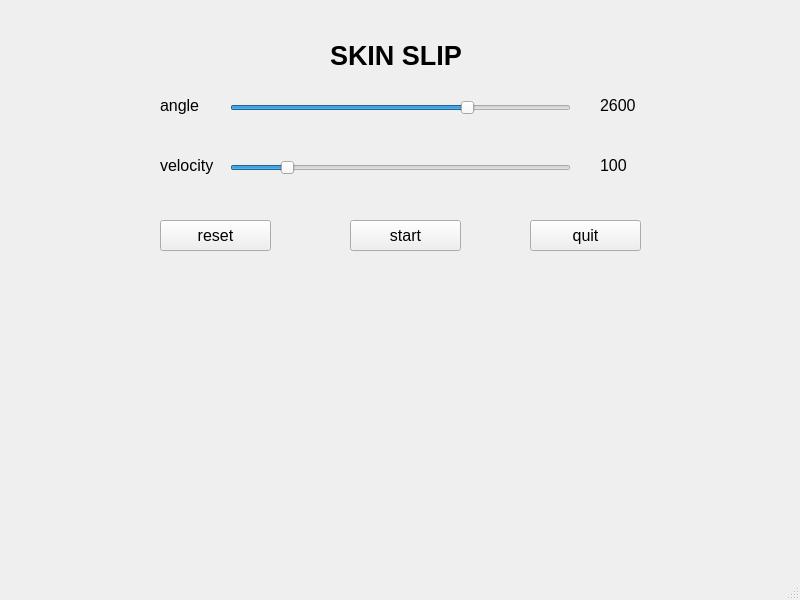
<?xml version="1.0" encoding="UTF-8"?>
<ui version="4.0">
 <class>SecondLayoutSkinSlipWindow</class>
 <widget class="QMainWindow" name="SecondLayoutSkinSlipWindow">
  <property name="geometry">
   <rect>
    <x>0</x>
    <y>0</y>
    <width>800</width>
    <height>600</height>
   </rect>
  </property>
  <property name="windowTitle">
   <string>MainWindow</string>
  </property>
  <widget class="QWidget" name="centralwidget">
   <widget class="QLabel" name="titleLabel">
    <property name="geometry">
     <rect>
      <x>330</x>
      <y>40</y>
      <width>141</width>
      <height>31</height>
     </rect>
    </property>
    <property name="font">
     <font>
      <family>Tahoma</family>
      <pointsize>20</pointsize>
      <weight>75</weight>
      <bold>true</bold>
     </font>
    </property>
    <property name="text">
     <string>SKIN SLIP</string>
    </property>
   </widget>
   <widget class="QLabel" name="angleLabel">
    <property name="geometry">
     <rect>
      <x>160</x>
      <y>90</y>
      <width>41</width>
      <height>31</height>
     </rect>
    </property>
    <property name="font">
     <font>
      <family>Tahoma</family>
      <pointsize>12</pointsize>
     </font>
    </property>
    <property name="text">
     <string>angle</string>
    </property>
   </widget>
   <widget class="QSlider" name="angleSlider">
    <property name="geometry">
     <rect>
      <x>230</x>
      <y>100</y>
      <width>341</width>
      <height>16</height>
     </rect>
    </property>
    <property name="minimum">
     <number>2194</number>
    </property>
    <property name="maximum">
     <number>2770</number>
    </property>
    <property name="value">
     <number>2600</number>
    </property>
    <property name="orientation">
     <enum>Qt::Horizontal</enum>
    </property>
   </widget>
   <widget class="QLabel" name="angleVal">
    <property name="geometry">
     <rect>
      <x>600</x>
      <y>90</y>
      <width>41</width>
      <height>31</height>
     </rect>
    </property>
    <property name="font">
     <font>
      <family>Tahoma</family>
      <pointsize>12</pointsize>
     </font>
    </property>
    <property name="text">
     <string>2600</string>
    </property>
   </widget>
   <widget class="QLabel" name="velocityLabel">
    <property name="geometry">
     <rect>
      <x>160</x>
      <y>150</y>
      <width>61</width>
      <height>31</height>
     </rect>
    </property>
    <property name="font">
     <font>
      <family>Tahoma</family>
      <pointsize>12</pointsize>
     </font>
    </property>
    <property name="text">
     <string>velocity</string>
    </property>
   </widget>
   <widget class="QSlider" name="velocitySlider">
    <property name="geometry">
     <rect>
      <x>230</x>
      <y>160</y>
      <width>341</width>
      <height>16</height>
     </rect>
    </property>
    <property name="minimum">
     <number>10</number>
    </property>
    <property name="maximum">
     <number>600</number>
    </property>
    <property name="value">
     <number>100</number>
    </property>
    <property name="orientation">
     <enum>Qt::Horizontal</enum>
    </property>
   </widget>
   <widget class="QLabel" name="velocityVal">
    <property name="geometry">
     <rect>
      <x>600</x>
      <y>150</y>
      <width>41</width>
      <height>31</height>
     </rect>
    </property>
    <property name="font">
     <font>
      <family>Tahoma</family>
      <pointsize>12</pointsize>
     </font>
    </property>
    <property name="text">
     <string>100</string>
    </property>
   </widget>
   <widget class="QPushButton" name="resetButton">
    <property name="geometry">
     <rect>
      <x>160</x>
      <y>220</y>
      <width>111</width>
      <height>31</height>
     </rect>
    </property>
    <property name="font">
     <font>
      <family>Tahoma</family>
      <pointsize>12</pointsize>
     </font>
    </property>
    <property name="text">
     <string>reset</string>
    </property>
   </widget>
   <widget class="QPushButton" name="startButton">
    <property name="geometry">
     <rect>
      <x>350</x>
      <y>220</y>
      <width>111</width>
      <height>31</height>
     </rect>
    </property>
    <property name="font">
     <font>
      <family>Tahoma</family>
      <pointsize>12</pointsize>
     </font>
    </property>
    <property name="text">
     <string>start</string>
    </property>
   </widget>
   <widget class="QPushButton" name="quitButton">
    <property name="geometry">
     <rect>
      <x>530</x>
      <y>220</y>
      <width>111</width>
      <height>31</height>
     </rect>
    </property>
    <property name="font">
     <font>
      <family>Tahoma</family>
      <pointsize>12</pointsize>
     </font>
    </property>
    <property name="text">
     <string>quit</string>
    </property>
   </widget>
  </widget>
  <widget class="QMenuBar" name="menubar">
   <property name="geometry">
    <rect>
     <x>0</x>
     <y>0</y>
     <width>800</width>
     <height>21</height>
    </rect>
   </property>
  </widget>
  <widget class="QStatusBar" name="statusbar"/>
 </widget>
 <resources/>
 <connections/>
</ui>
